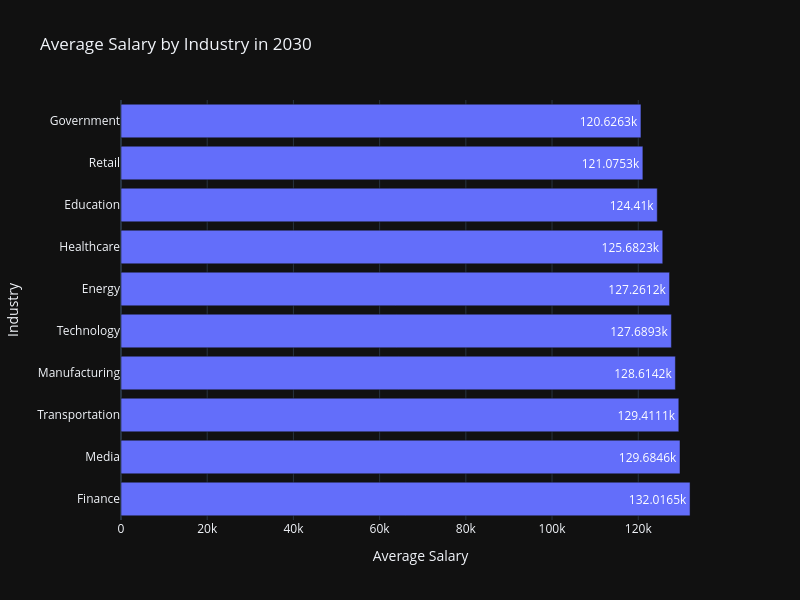

The notebook cell saved with this chart:
### Code cell
px.bar(
    data_frame=ave_salary_df,
    y='Industry',
    x='Average Salary',
    height=600,
    width=800,
    title='Average Salary by Industry in 2030',
    text_auto=True,
    template='plotly_dark'
)

### Figure 1 — Plotly figure (JSON) as saved in the notebook; plotly's stock layout.template omitted (floating-point values rounded to 4 significant figures)
{"data": [{"hovertemplate": "Average Salary=%{x}<br>Industry=%{y}<extra></extra>", "legendgroup": "", "marker": {"color": "#636efa", "pattern": {"shape": ""}}, "name": "", "orientation": "h", "showlegend": false, "textposition": "auto", "texttemplate": "%{x}", "type": "bar", "x": [132000.0, 129700.0, 129400.0, 128600.0, 127700.0, 127300.0, 125700.0, 124400.0, 121100.0, 120600.0], "xaxis": "x", "y": ["Finance", "Media", "Transportation", "Manufacturing", "Technology", "Energy", "Healthcare", "Education", "Retail", "Government"], "yaxis": "y"}], "layout": {"barmode": "relative", "height": 600, "legend": {"tracegroupgap": 0}, "title": {"text": "Average Salary by Industry in 2030"}, "width": 800, "xaxis": {"anchor": "y", "domain": [0, 1], "title": {"text": "Average Salary"}}, "yaxis": {"anchor": "x", "domain": [0, 1], "title": {"text": "Industry"}}}}
